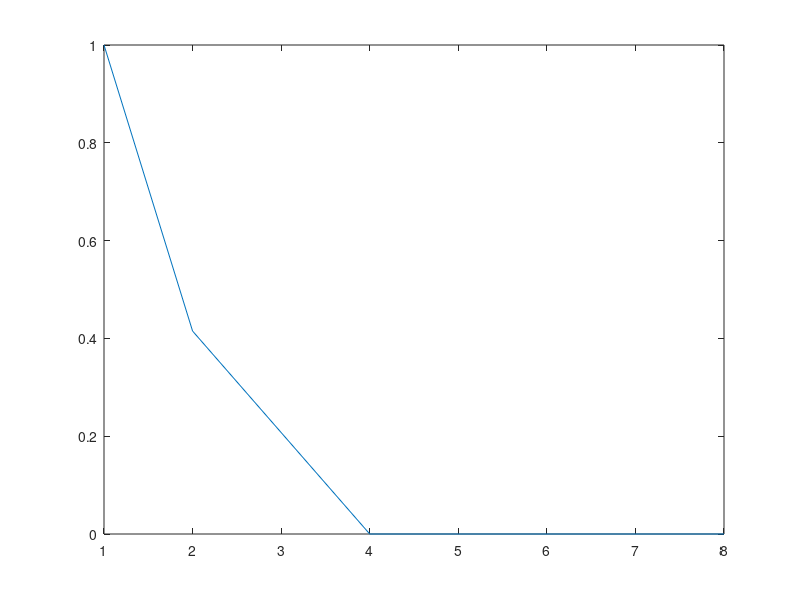

Source code (MATLAB): (Note: this script raises an error after producing the figure.)
% Boltzmann machine written by Axel Qvarnström
clear all
close all
clc

% Inputs
XORInputs = [-1,-1,-1; 1,-1,1; -1,1,1; 1,1,-1]';
allInputs = [-1,-1,-1; 1,-1,1; -1,1,1; 1,1,-1; 1,1,1; 1,-1,-1; -1,-1,1; -1,1,-1]';

% Probability distribution for the data
pData = [0.25, 0.25, 0.25, 0.25, 0, 0, 0, 0];

% Parameters
N = 3;
MValues = [1, 2, 4, 8];
nrOfHiddenNeurons = length(MValues)
nrOfPatterns = length(allInputs);
trials = 1000;
miniBatches = 20;
k = 200;
eta = 0.005;
nOut = 3000;
nIn = 2000;
dKLSum = zeros(1,nrOfHiddenNeurons);



% Plotting the boundary D_kl
dKL = zeros(1, length(MValues));
for i = 1:length(MValues)
    M = MValues(i);
    if M < 2^(N-1)-1
    dKL(i) = N - log2(M+1) - ((M+1)/(2^(log2(M + 1))));
    else
    dKL(i) = 0;
    end
end
plot(MValues, dKL)
hold on



% Running the algorithm for the different M-values
for iHiddenNeuron = 1:nrOfHiddenNeurons
    M = MValues(iHiddenNeuron)
    
    
    % Initializing neurons
    v = zeros(N,1);
    h = zeros(M,1);
    
    % Initial weights and thresholds
    weights = normrnd(0, 1, [M,N]);
    for i = 1:size(weights,1) 
        for j = 1:size(weights,2)
            if j == i
                weights(i,i) = 0;      % Making the diagonal weights to zero
            end
        end
    end
    
    % Initialize thresholds
    thetaHidden = zeros(M,1);
    thetaVisible = zeros(N,1);

    for itrial = 1:trials
        % Initialize the errors
        deltaWeights = zeros(M,N);
        deltaThetaHidden = zeros(M,1);
        deltaThetaVisible = zeros(N,1);
    
        for iMiniBatch = 1: miniBatches
            % Pick one pattern randomly from x1-x4
            randPatternIndex = randi(nrOfPatterns/2);
            feedPattern = XORInputs(:,randPatternIndex);
            % Initiaize visible neurons as the feed pattern
            v0 = feedPattern;
            
    
            % Update hidden neurons, 
            b0H = weights * v0 - thetaHidden;        % Local field, hidden neurons
            for i = 1:M
                pB0 = probability(b0H(i));
                randomNr = rand;
                if randomNr < pB0
                    h(i) = 1;
                else
                    h(i) = -1;
                end
            end
            
            
            for t = 1:k
                % Update visible neurons
                bV = weights' * h - thetaVisible;
                for j = 1:N
                    pBV = probability(bV(j));
                    randomNr = rand;
                    if randomNr < pBV
                        v(j) = 1;
                    else
                        v(j) = -1;
                    end
                end
    
                % Update hidden neurons
                bH = weights * v - thetaHidden;
                for i = 1:M
                    pBH = probability(bH(i));
                    randomNr = rand;
                    if randomNr < pBH
                        h(i) = 1;
                    else
                        h(i) = -1;
                    end
                end
            end
    
            % Compute weight and threshold increments
            deltaWeights = deltaWeights + eta*(tanh(b0H) * v0' - tanh(bH)*v');
            deltaThetaVisible = deltaThetaVisible - eta*(v0 - v);
            deltaThetaHidden = deltaThetaHidden - eta*(tanh(b0H) - tanh(bH));
    
          
        end
        % Updating weight and threshold
        weights = weights + deltaWeights;
        thetaVisible = thetaVisible + deltaThetaVisible;
        thetaHidden = thetaHidden + deltaThetaHidden;
    end
    
    pB = zeros(nrOfPatterns,1);
    for iOuter = 1:nOut
        randomPatternIndex = randi(nrOfPatterns);
        feedPattern = allInputs(:,randomPatternIndex);
        % Initiaize visible neurons as the feed pattern
        v = feedPattern;
        
        bH =  weights * v - thetaHidden;
        for i = 1:M
            pBH = probability(bH(i));
            randomNr = rand;
            if randomNr < pBH
                h(i) = 1;
            else
                h(i) = -1;
            end
        end
    
    
        for iInner = 1:nIn
            bV = weights' * h - thetaVisible;
            for j = 1:N
                pBV = probability(bV(j));
                randomNr = rand;
                if randomNr < pBV
                    v(j) = 1;
                else
                    v(j) = -1;
                end
            end
    
            % Update hidden neurons
            bH = weights * v - thetaHidden;
            for i = 1:M
                pBH = probability(bH(i));
                randomNr = rand;
                if randomNr < pBH
                    h(i) = 1;
                else
                    h(i) = -1;
                end
            end
            for iPattern = 1:nrOfPatterns
                if v == allInputs(:,iPattern)
                    pB(iPattern) = pB(iPattern) + 1/(nIn * nOut);
                end
            end
        end
    end
    
    
    
    
    % Calculating the dkl
    for mu = 1:4
        if pB(mu) ~= 0
            dKLSum(iHiddenNeuron) = dKLSum(iHiddenNeuron) + pData(mu) * (log(pData(mu)) - log(pB(mu)));
        end
    end
    
   
end

plot(MValues,dKLSum,'ro')
















            








